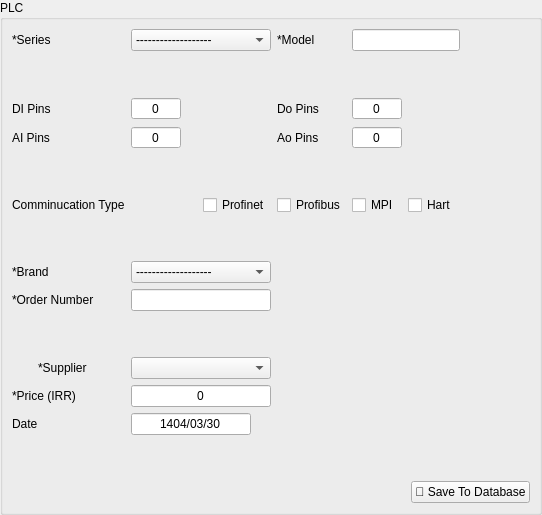
      <widget class="QWidget" name="plc">
       <layout class="QGridLayout" name="gridLayout_3">
        <property name="leftMargin">
         <number>0</number>
        </property>
        <property name="topMargin">
         <number>0</number>
        </property>
        <property name="rightMargin">
         <number>0</number>
        </property>
        <property name="bottomMargin">
         <number>0</number>
        </property>
        <item row="1" column="0">
         <widget class="QGroupBox" name="groupBox_3">
          <property name="minimumSize">
           <size>
            <width>0</width>
            <height>400</height>
           </size>
          </property>
          <property name="title">
           <string>PLC</string>
          </property>
          <layout class="QGridLayout" name="gridLayout_6">
           <item row="5" column="3">
            <widget class="QLabel" name="label_28">
             <property name="text">
              <string>Ao Pins</string>
             </property>
            </widget>
           </item>
           <item row="5" column="4">
            <widget class="QSpinBox" name="plc_ao_pins">
             <property name="maximumSize">
              <size>
               <width>50</width>
               <height>16777215</height>
              </size>
             </property>
             <property name="alignment">
              <set>Qt::AlignCenter</set>
             </property>
             <property name="buttonSymbols">
              <enum>QAbstractSpinBox::NoButtons</enum>
             </property>
             <property name="maximum">
              <number>999</number>
             </property>
            </widget>
           </item>
           <item row="5" column="2">
            <widget class="QSpinBox" name="plc_ai_pins">
             <property name="maximumSize">
              <size>
               <width>50</width>
               <height>16777215</height>
              </size>
             </property>
             <property name="alignment">
              <set>Qt::AlignCenter</set>
             </property>
             <property name="buttonSymbols">
              <enum>QAbstractSpinBox::NoButtons</enum>
             </property>
             <property name="maximum">
              <number>999</number>
             </property>
            </widget>
           </item>
           <item row="14" column="0" colspan="2">
            <widget class="QLabel" name="label_17">
             <property name="text">
              <string>*Price (IRR)</string>
             </property>
            </widget>
           </item>
           <item row="9" column="0" colspan="2">
            <widget class="QLabel" name="label_15">
             <property name="text">
              <string>*Brand</string>
             </property>
            </widget>
           </item>
           <item row="7" column="5">
            <widget class="QCheckBox" name="has_hart">
             <property name="text">
              <string>Hart</string>
             </property>
            </widget>
           </item>
           <item row="7" column="3">
            <widget class="QCheckBox" name="has_profibus">
             <property name="text">
              <string>Profibus</string>
             </property>
            </widget>
           </item>
           <item row="11" column="2">
            <spacer name="verticalSpacer_17">
             <property name="orientation">
              <enum>Qt::Vertical</enum>
             </property>
             <property name="sizeType">
              <enum>QSizePolicy::Minimum</enum>
             </property>
             <property name="sizeHint" stdset="0">
              <size>
               <width>20</width>
               <height>40</height>
              </size>
             </property>
            </spacer>
           </item>
           <item row="17" column="5" colspan="2" alignment="Qt::AlignRight">
            <widget class="QPushButton" name="plc_save_btn">
             <property name="maximumSize">
              <size>
               <width>150</width>
               <height>16777215</height>
              </size>
             </property>
             <property name="text">
              <string>💾 Save To Database</string>
             </property>
            </widget>
           </item>
           <item row="1" column="4" colspan="2">
            <widget class="QLineEdit" name="plc_model">
             <property name="alignment">
              <set>Qt::AlignCenter</set>
             </property>
            </widget>
           </item>
           <item row="1" column="0" colspan="2">
            <widget class="QLabel" name="label_16">
             <property name="text">
              <string>*Series</string>
             </property>
            </widget>
           </item>
           <item row="1" column="3">
            <widget class="QLabel" name="label_18">
             <property name="text">
              <string>*Model</string>
             </property>
            </widget>
           </item>
           <item row="10" column="2">
            <widget class="QLineEdit" name="plc_order_number">
             <property name="minimumSize">
              <size>
               <width>140</width>
               <height>0</height>
              </size>
             </property>
            </widget>
           </item>
           <item row="3" column="3">
            <widget class="QLabel" name="label_26">
             <property name="text">
              <string>Do Pins</string>
             </property>
            </widget>
           </item>
           <item row="14" column="2">
            <widget class="QLineEdit" name="plc_price">
             <property name="text">
              <string>0</string>
             </property>
             <property name="alignment">
              <set>Qt::AlignCenter</set>
             </property>
            </widget>
           </item>
           <item row="12" column="0">
            <widget class="QPushButton" name="plc_add_supplier_btn">
             <property name="maximumSize">
              <size>
               <width>16</width>
               <height>16</height>
              </size>
             </property>
             <property name="styleSheet">
              <string notr="true">QPushButton {
    background-color: rgba(0, 0, 0, 0); /* Fully transparent background */
    border: none;                      /* Optional: remove the border */
}
QPushButton:hover {
	color: #d3dae3;
	padding: 2px;
	background-color: #F77F00;
}

QPushButton:pressed {
	color: #d3dae3;
	padding: 2px;
	background-color: #F77F00;
}
QPushButton:pressed {
	color: #d3dae3;
	padding: 2px;
	background-color: #2c2f2f;
}</string>
             </property>
             <property name="text">
              <string/>
             </property>
             <property name="icon">
              <iconset>
               <normaloff>../../assets/plus.png</normaloff>../../assets/plus.png</iconset>
             </property>
            </widget>
           </item>
           <item row="1" column="2">
            <widget class="QComboBox" name="plc_series">
             <property name="minimumSize">
              <size>
               <width>120</width>
               <height>0</height>
              </size>
             </property>
             <item>
              <property name="text">
               <string>-------------------</string>
              </property>
             </item>
             <item>
              <property name="text">
               <string>LOGO!</string>
              </property>
             </item>
             <item>
              <property name="text">
               <string>S7-300</string>
              </property>
             </item>
             <item>
              <property name="text">
               <string>S7-1200</string>
              </property>
             </item>
            </widget>
           </item>
           <item row="12" column="2">
            <widget class="QComboBox" name="plc_supplier_list"/>
           </item>
           <item row="7" column="4">
            <widget class="QCheckBox" name="has_mpi">
             <property name="text">
              <string>MPI</string>
             </property>
            </widget>
           </item>
           <item row="1" column="6">
            <spacer name="horizontalSpacer_7">
             <property name="orientation">
              <enum>Qt::Horizontal</enum>
             </property>
             <property name="sizeType">
              <enum>QSizePolicy::Expanding</enum>
             </property>
             <property name="sizeHint" stdset="0">
              <size>
               <width>40</width>
               <height>20</height>
              </size>
             </property>
            </spacer>
           </item>
           <item row="10" column="0" colspan="2">
            <widget class="QLabel" name="label_14">
             <property name="text">
              <string>*Order Number</string>
             </property>
            </widget>
           </item>
           <item row="9" column="2">
            <widget class="QComboBox" name="plc_brand">
             <item>
              <property name="text">
               <string>-------------------</string>
              </property>
             </item>
             <item>
              <property name="text">
               <string>Siemens</string>
              </property>
             </item>
            </widget>
           </item>
           <item row="7" column="2" alignment="Qt::AlignRight">
            <widget class="QCheckBox" name="has_profinet">
             <property name="text">
              <string>Profinet</string>
             </property>
            </widget>
           </item>
           <item row="12" column="1" alignment="Qt::AlignLeft">
            <widget class="QLabel" name="label_8">
             <property name="text">
              <string>*Supplier</string>
             </property>
            </widget>
           </item>
           <item row="3" column="2">
            <widget class="QSpinBox" name="plc_di_pins">
             <property name="maximumSize">
              <size>
               <width>50</width>
               <height>16777215</height>
              </size>
             </property>
             <property name="alignment">
              <set>Qt::AlignCenter</set>
             </property>
             <property name="buttonSymbols">
              <enum>QAbstractSpinBox::NoButtons</enum>
             </property>
             <property name="maximum">
              <number>999</number>
             </property>
            </widget>
           </item>
           <item row="6" column="2">
            <spacer name="verticalSpacer_19">
             <property name="orientation">
              <enum>Qt::Vertical</enum>
             </property>
             <property name="sizeType">
              <enum>QSizePolicy::Minimum</enum>
             </property>
             <property name="sizeHint" stdset="0">
              <size>
               <width>20</width>
               <height>40</height>
              </size>
             </property>
            </spacer>
           </item>
           <item row="2" column="2">
            <spacer name="verticalSpacer_20">
             <property name="orientation">
              <enum>Qt::Vertical</enum>
             </property>
             <property name="sizeType">
              <enum>QSizePolicy::Minimum</enum>
             </property>
             <property name="sizeHint" stdset="0">
              <size>
               <width>20</width>
               <height>40</height>
              </size>
             </property>
            </spacer>
           </item>
           <item row="7" column="0" colspan="2">
            <widget class="QLabel" name="label_50">
             <property name="text">
              <string>Comminucation Type</string>
             </property>
            </widget>
           </item>
           <item row="5" column="0" colspan="2">
            <widget class="QLabel" name="label_27">
             <property name="text">
              <string>AI Pins</string>
             </property>
            </widget>
           </item>
           <item row="3" column="4">
            <widget class="QSpinBox" name="plc_do_pins">
             <property name="maximumSize">
              <size>
               <width>50</width>
               <height>16777215</height>
              </size>
             </property>
             <property name="alignment">
              <set>Qt::AlignCenter</set>
             </property>
             <property name="buttonSymbols">
              <enum>QAbstractSpinBox::NoButtons</enum>
             </property>
             <property name="maximum">
              <number>999</number>
             </property>
            </widget>
           </item>
           <item row="3" column="0" colspan="2">
            <widget class="QLabel" name="label_19">
             <property name="text">
              <string>DI Pins</string>
             </property>
            </widget>
           </item>
           <item row="16" column="0">
            <spacer name="verticalSpacer_5">
             <property name="orientation">
              <enum>Qt::Vertical</enum>
             </property>
             <property name="sizeHint" stdset="0">
              <size>
               <width>20</width>
               <height>40</height>
              </size>
             </property>
            </spacer>
           </item>
           <item row="8" column="2">
            <spacer name="verticalSpacer_18">
             <property name="orientation">
              <enum>Qt::Vertical</enum>
             </property>
             <property name="sizeType">
              <enum>QSizePolicy::Minimum</enum>
             </property>
             <property name="sizeHint" stdset="0">
              <size>
               <width>20</width>
               <height>40</height>
              </size>
             </property>
            </spacer>
           </item>
           <item row="15" column="0" colspan="2">
            <widget class="QLabel" name="label_87">
             <property name="maximumSize">
              <size>
               <width>73</width>
               <height>16777215</height>
              </size>
             </property>
             <property name="text">
              <string>Date</string>
             </property>
            </widget>
           </item>
           <item row="15" column="2">
            <widget class="QLineEdit" name="plc_price_date">
             <property name="maximumSize">
              <size>
               <width>120</width>
               <height>16777215</height>
              </size>
             </property>
             <property name="text">
              <string>1404/03/30</string>
             </property>
             <property name="alignment">
              <set>Qt::AlignCenter</set>
             </property>
            </widget>
           </item>
          </layout>
         </widget>
        </item>
       </layout>
      </widget>
